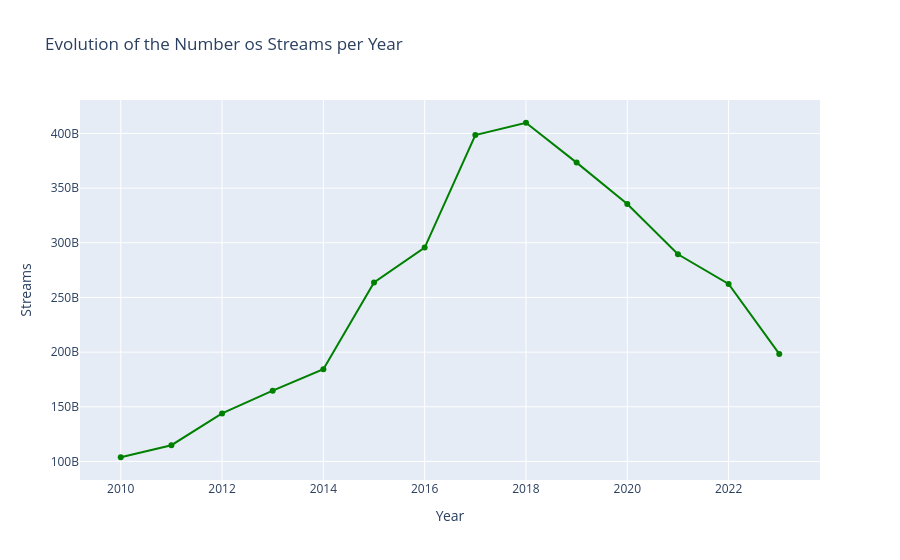

Notebook cell for this chart:
### Code cell
# Using plotly

line1 = go.Scatter(x = streams_by_year['year'],
                   y = streams_by_year['Streams'],
                   name = 'lined',
                   marker = {'color': 'green'})

layout = go.Layout(title= "Evolution of the Number os Streams per Year",
                   xaxis = {'title': 'Year'},
                   yaxis = {'title': 'Streams'})

fig = go.Figure(data = [line1], layout = layout)

py.iplot(fig)

### Figure 1 — Plotly figure (JSON) as saved in the notebook; plotly's stock layout.template omitted (floating-point values rounded to 4 significant figures)
{"data": [{"marker": {"color": "green"}, "name": "lined", "type": "scatter", "x": [2010, 2011, 2012, 2013, 2014, 2015, 2016, 2017, 2018, 2019, 2020, 2021, 2022, 2023], "y": [103855678707, 114872571090, 143917514814, 164711880256, 184402835519, 263733251125, 295608234903, 398471665066, 409777313387, 373323131058, 335420445442, 289446726163, 262320166350, 198319877680]}], "layout": {"title": {"text": "Evolution of the Number os Streams per Year"}, "xaxis": {"title": {"text": "Year"}}, "yaxis": {"title": {"text": "Streams"}}}}
